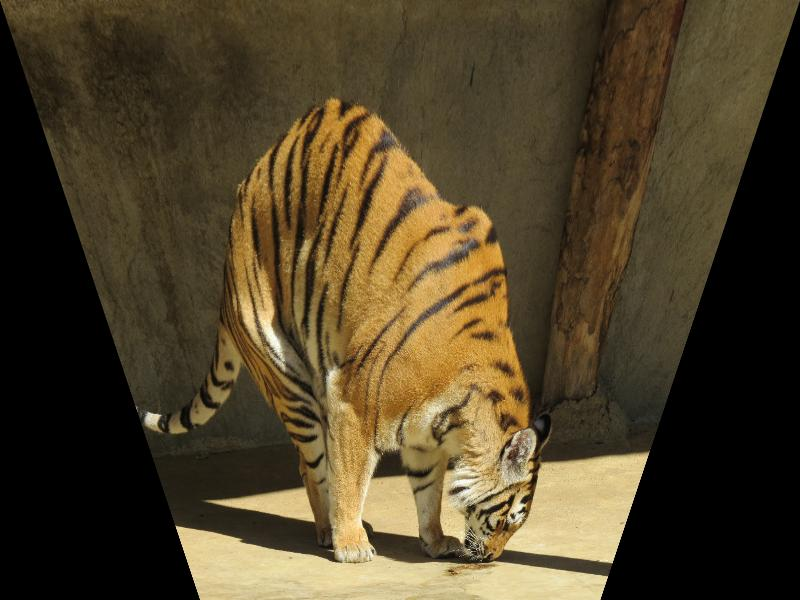
#> input picture 20230103_image_recognition/03_capture/tiger2.jpg, 800 x 600 px
$ python '07_透視圖_2.py'
#> lines starting #> are read from the running program, lines starting #| are printed output that depends on the picture
### 20230103_image_recognition/03_capture/sdk/IvanCv.py
from enum import IntEnum

import cv2
import numpy as np
from PIL import Image


class Direction(IntEnum):
    # 類別變數
    HORIZONTAL = 1
    VERTICAL = 0
    BOTH = -1


class IvanCv:
    @staticmethod
    def read(file):
#> called with file = 'tiger2.jpg'
        img = Image.open(file)
#> img is the input picture: PIL image 800x600 RGB; mean R, G, B 78.9, 65.9, 40.9
        img = np.asarray(img)
        img = cv2.cvtColor(img, cv2.COLOR_RGB2BGR)
#> img: shape (600, 800, 3)
        return img

    @staticmethod
    def resize(src, width=None, height=None, scale=1):
#> called with width = 800, height = 600, scale = 1
        h, w, _ = src.shape
#> h = 600; w = 800
        if width is None or height is None:
            width = int(w * scale)
            height = int(h * scale)
        dst = cv2.resize(src, (width, height), interpolation=cv2.INTER_LINEAR)
        return dst

    # [33 lines left out: functions crop, shift, rotation, flip, not called in this run]

    @staticmethod
    def perspective(src, pts1, pts2, w=None, h=None):
        if w is None or h is None:
            h, w, _ = src.shape
#> h = 600; w = 800
        m = cv2.getPerspectiveTransform(pts1, pts2)
        dst = cv2.warpPerspective(src, m, (w, h))
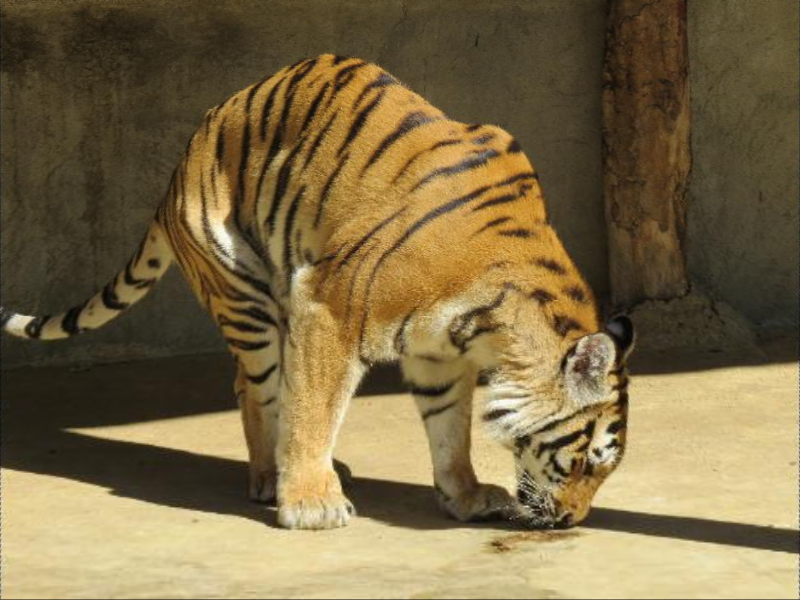
#> dst: shape (600, 800, 3); mean B, G, R 70.3, 107.1, 124.7
        return dst

    # [5 lines left out: function write, not called in this run]

### 20230103_image_recognition/03_capture/07_透視圖_2.py
import numpy as np

from sdk.IvanCv import IvanCv as cv
from sdk.IvanCv import Direction
import cv2

img = cv.read('tiger2.jpg')
img = cv.resize(img, width=800, height=600)
# np.float32([[左上, 右上], [右上], [左下], [右下]])
pts1 = np.float32([[0, 0], [800, 0], [200, 600], [600, 600]])
pts2 = np.float32([[0, 0], [800, 0], [0, 600], [800, 600]])
img = cv.perspective(img, pts1, pts2)

cv2.imshow('tiger', img)
cv2.waitKey(0)

# 縮放將導致圖片失真

$ run again, with 20230103_image_recognition/03_capture/老虎.jpg copied over 20230103_image_recognition/03_capture/tiger2.jpg
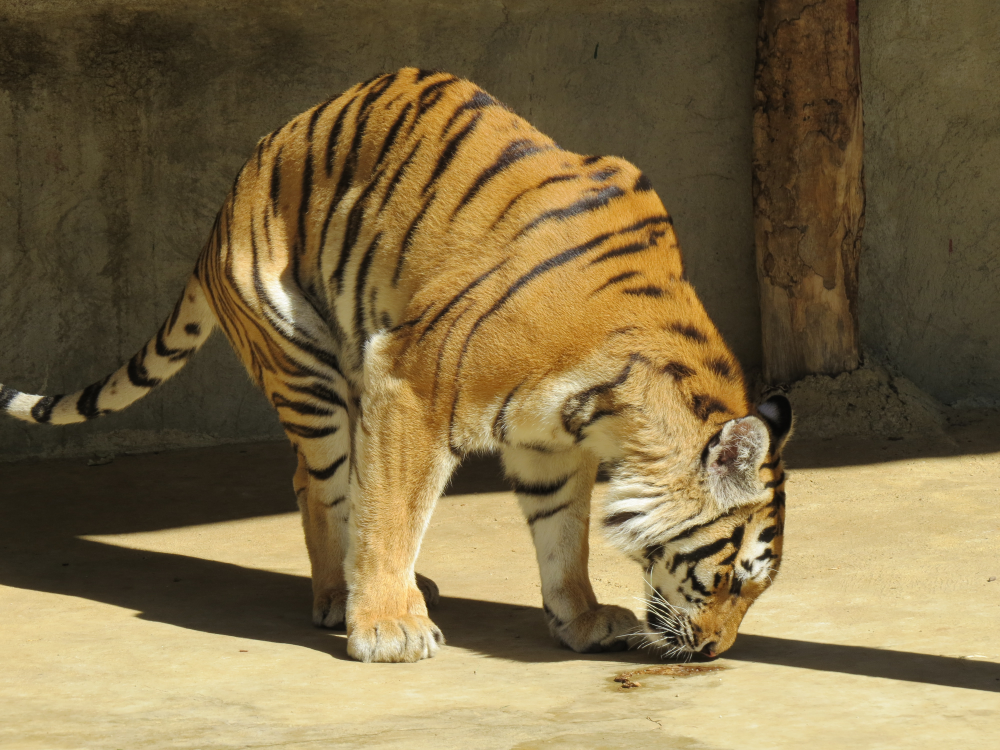
#> input picture 20230103_image_recognition/03_capture/老虎.jpg, 4000 x 3000 px (shown at 1/4 size)
#> in read, img is the input picture: PIL image 4000x3000 RGB; mean R, G, B 125, 107.4, 70.3
#> img: shape (3000, 4000, 3)
#> in resize, `dst = cv2.resize(src, (width, height), interpolation=cv2.INTER_LINEAR)`:
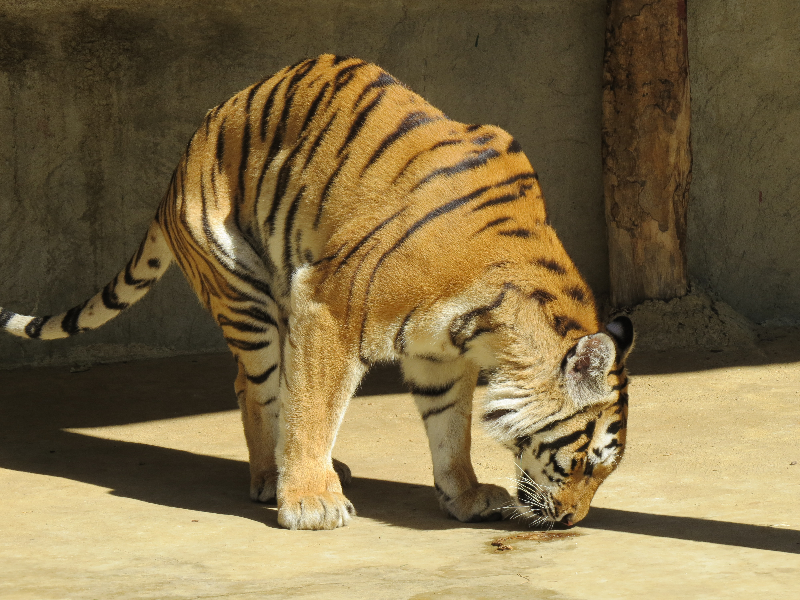
#> dst: shape (600, 800, 3); mean B, G, R 70.3, 107.4, 124.9
#> in perspective, `dst = cv2.warpPerspective(src, m, (w, h))`:
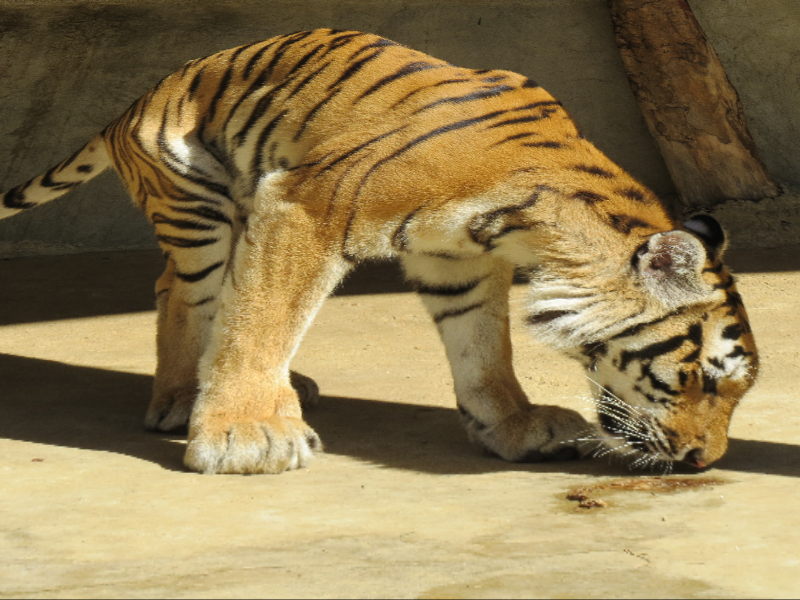
#> dst: shape (600, 800, 3); mean B, G, R 82.8, 123.8, 142.9
